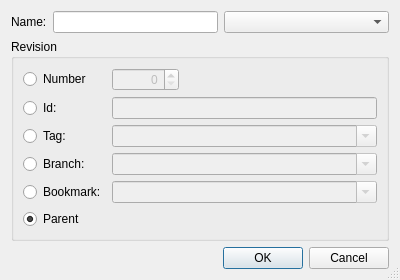
<?xml version="1.0" encoding="UTF-8"?>
<ui version="4.0">
 <class>HgBookmarkDialog</class>
 <widget class="QDialog" name="HgBookmarkDialog">
  <property name="geometry">
   <rect>
    <x>0</x>
    <y>0</y>
    <width>400</width>
    <height>255</height>
   </rect>
  </property>
  <property name="windowTitle">
   <string/>
  </property>
  <property name="sizeGripEnabled">
   <bool>true</bool>
  </property>
  <layout class="QVBoxLayout" name="verticalLayout">
   <item>
    <layout class="QHBoxLayout" name="horizontalLayout">
     <item>
      <widget class="QLabel" name="label">
       <property name="text">
        <string>Name:</string>
       </property>
      </widget>
     </item>
     <item>
      <widget class="QLineEdit" name="nameEdit">
       <property name="toolTip">
        <string>Enter the bookmark name</string>
       </property>
      </widget>
     </item>
     <item>
      <widget class="QComboBox" name="nameCombo">
       <property name="sizePolicy">
        <sizepolicy hsizetype="Expanding" vsizetype="Fixed">
         <horstretch>0</horstretch>
         <verstretch>0</verstretch>
        </sizepolicy>
       </property>
       <property name="toolTip">
        <string>Select a bookmark</string>
       </property>
      </widget>
     </item>
    </layout>
   </item>
   <item>
    <widget class="QGroupBox" name="groupBox">
     <property name="title">
      <string>Revision</string>
     </property>
     <layout class="QGridLayout" name="gridLayout">
      <item row="0" column="0">
       <widget class="QRadioButton" name="numberButton">
        <property name="toolTip">
         <string>Select to specify a revision by number</string>
        </property>
        <property name="text">
         <string>Number</string>
        </property>
       </widget>
      </item>
      <item row="0" column="1">
       <widget class="QSpinBox" name="numberSpinBox">
        <property name="enabled">
         <bool>false</bool>
        </property>
        <property name="toolTip">
         <string>Enter a revision number</string>
        </property>
        <property name="alignment">
         <set>Qt::AlignRight</set>
        </property>
        <property name="maximum">
         <number>999999999</number>
        </property>
       </widget>
      </item>
      <item row="0" column="2">
       <spacer name="spacer">
        <property name="orientation">
         <enum>Qt::Horizontal</enum>
        </property>
        <property name="sizeHint" stdset="0">
         <size>
          <width>158</width>
          <height>20</height>
         </size>
        </property>
       </spacer>
      </item>
      <item row="1" column="0">
       <widget class="QRadioButton" name="idButton">
        <property name="toolTip">
         <string>Select to specify a revision by changeset id</string>
        </property>
        <property name="text">
         <string>Id:</string>
        </property>
       </widget>
      </item>
      <item row="1" column="1" colspan="2">
       <widget class="QLineEdit" name="idEdit">
        <property name="enabled">
         <bool>false</bool>
        </property>
        <property name="toolTip">
         <string>Enter a changeset id</string>
        </property>
       </widget>
      </item>
      <item row="2" column="0">
       <widget class="QRadioButton" name="tagButton">
        <property name="toolTip">
         <string>Select to specify a revision by a tag</string>
        </property>
        <property name="text">
         <string>Tag:</string>
        </property>
       </widget>
      </item>
      <item row="2" column="1" colspan="2">
       <widget class="QComboBox" name="tagCombo">
        <property name="enabled">
         <bool>false</bool>
        </property>
        <property name="sizePolicy">
         <sizepolicy hsizetype="Expanding" vsizetype="Fixed">
          <horstretch>0</horstretch>
          <verstretch>0</verstretch>
         </sizepolicy>
        </property>
        <property name="toolTip">
         <string>Enter a tag name</string>
        </property>
        <property name="editable">
         <bool>true</bool>
        </property>
       </widget>
      </item>
      <item row="3" column="0">
       <widget class="QRadioButton" name="branchButton">
        <property name="toolTip">
         <string>Select to specify a revision by a branch</string>
        </property>
        <property name="text">
         <string>Branch:</string>
        </property>
       </widget>
      </item>
      <item row="3" column="1" colspan="2">
       <widget class="QComboBox" name="branchCombo">
        <property name="enabled">
         <bool>false</bool>
        </property>
        <property name="sizePolicy">
         <sizepolicy hsizetype="Expanding" vsizetype="Fixed">
          <horstretch>0</horstretch>
          <verstretch>0</verstretch>
         </sizepolicy>
        </property>
        <property name="toolTip">
         <string>Enter a branch name</string>
        </property>
        <property name="editable">
         <bool>true</bool>
        </property>
       </widget>
      </item>
      <item row="4" column="0">
       <widget class="QRadioButton" name="bookmarkButton">
        <property name="toolTip">
         <string>Select to specify a revision by a bookmark</string>
        </property>
        <property name="text">
         <string>Bookmark:</string>
        </property>
       </widget>
      </item>
      <item row="4" column="1" colspan="2">
       <widget class="QComboBox" name="bookmarkCombo">
        <property name="enabled">
         <bool>false</bool>
        </property>
        <property name="sizePolicy">
         <sizepolicy hsizetype="Expanding" vsizetype="Fixed">
          <horstretch>0</horstretch>
          <verstretch>0</verstretch>
         </sizepolicy>
        </property>
        <property name="toolTip">
         <string>Enter a bookmark name</string>
        </property>
        <property name="editable">
         <bool>true</bool>
        </property>
       </widget>
      </item>
      <item row="5" column="0" colspan="3">
       <widget class="QRadioButton" name="tipButton">
        <property name="toolTip">
         <string>Select tip revision of repository</string>
        </property>
        <property name="text">
         <string>Parent</string>
        </property>
        <property name="checked">
         <bool>true</bool>
        </property>
       </widget>
      </item>
     </layout>
    </widget>
   </item>
   <item>
    <widget class="QDialogButtonBox" name="buttonBox">
     <property name="orientation">
      <enum>Qt::Horizontal</enum>
     </property>
     <property name="standardButtons">
      <set>QDialogButtonBox::Cancel|QDialogButtonBox::Ok</set>
     </property>
    </widget>
   </item>
  </layout>
 </widget>
 <tabstops>
  <tabstop>nameEdit</tabstop>
  <tabstop>nameCombo</tabstop>
  <tabstop>numberButton</tabstop>
  <tabstop>numberSpinBox</tabstop>
  <tabstop>idButton</tabstop>
  <tabstop>idEdit</tabstop>
  <tabstop>tagButton</tabstop>
  <tabstop>tagCombo</tabstop>
  <tabstop>branchButton</tabstop>
  <tabstop>branchCombo</tabstop>
  <tabstop>bookmarkButton</tabstop>
  <tabstop>bookmarkCombo</tabstop>
  <tabstop>tipButton</tabstop>
  <tabstop>buttonBox</tabstop>
 </tabstops>
 <resources/>
 <connections>
  <connection>
   <sender>buttonBox</sender>
   <signal>accepted()</signal>
   <receiver>HgBookmarkDialog</receiver>
   <slot>accept()</slot>
   <hints>
    <hint type="sourcelabel">
     <x>248</x>
     <y>274</y>
    </hint>
    <hint type="destinationlabel">
     <x>157</x>
     <y>274</y>
    </hint>
   </hints>
  </connection>
  <connection>
   <sender>buttonBox</sender>
   <signal>rejected()</signal>
   <receiver>HgBookmarkDialog</receiver>
   <slot>reject()</slot>
   <hints>
    <hint type="sourcelabel">
     <x>316</x>
     <y>260</y>
    </hint>
    <hint type="destinationlabel">
     <x>286</x>
     <y>274</y>
    </hint>
   </hints>
  </connection>
  <connection>
   <sender>numberButton</sender>
   <signal>toggled(bool)</signal>
   <receiver>numberSpinBox</receiver>
   <slot>setEnabled(bool)</slot>
   <hints>
    <hint type="sourcelabel">
     <x>48</x>
     <y>89</y>
    </hint>
    <hint type="destinationlabel">
     <x>118</x>
     <y>87</y>
    </hint>
   </hints>
  </connection>
  <connection>
   <sender>idButton</sender>
   <signal>toggled(bool)</signal>
   <receiver>idEdit</receiver>
   <slot>setEnabled(bool)</slot>
   <hints>
    <hint type="sourcelabel">
     <x>36</x>
     <y>109</y>
    </hint>
    <hint type="destinationlabel">
     <x>105</x>
     <y>116</y>
    </hint>
   </hints>
  </connection>
  <connection>
   <sender>tagButton</sender>
   <signal>toggled(bool)</signal>
   <receiver>tagCombo</receiver>
   <slot>setEnabled(bool)</slot>
   <hints>
    <hint type="sourcelabel">
     <x>43</x>
     <y>142</y>
    </hint>
    <hint type="destinationlabel">
     <x>102</x>
     <y>141</y>
    </hint>
   </hints>
  </connection>
  <connection>
   <sender>branchButton</sender>
   <signal>toggled(bool)</signal>
   <receiver>branchCombo</receiver>
   <slot>setEnabled(bool)</slot>
   <hints>
    <hint type="sourcelabel">
     <x>42</x>
     <y>170</y>
    </hint>
    <hint type="destinationlabel">
     <x>115</x>
     <y>171</y>
    </hint>
   </hints>
  </connection>
  <connection>
   <sender>bookmarkButton</sender>
   <signal>toggled(bool)</signal>
   <receiver>bookmarkCombo</receiver>
   <slot>setEnabled(bool)</slot>
   <hints>
    <hint type="sourcelabel">
     <x>51</x>
     <y>196</y>
    </hint>
    <hint type="destinationlabel">
     <x>108</x>
     <y>201</y>
    </hint>
   </hints>
  </connection>
 </connections>
</ui>
